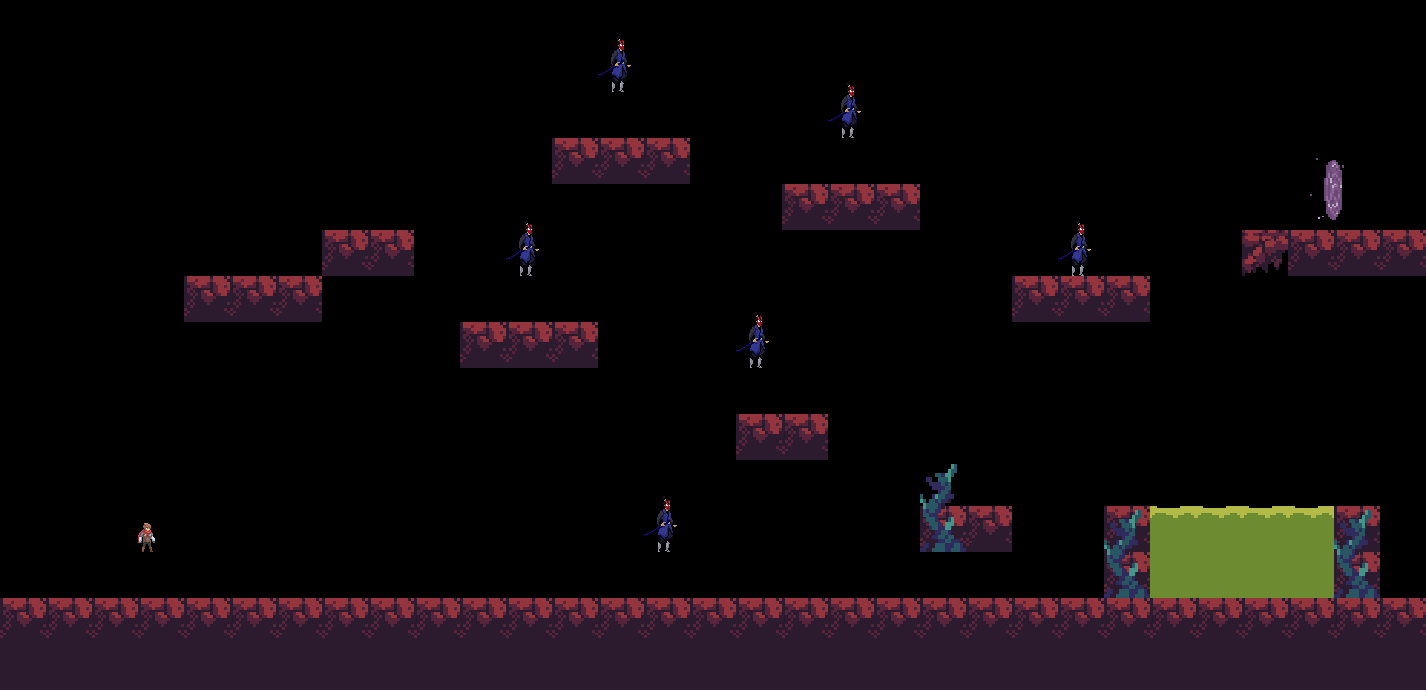

A 2D game scene composited from a Tiled map and its tileset images. What follows is a short description and the map's XML, with every tile layer's data as written:
An orthogonal 31x15 tile map with 46x46 px tiles, 2 tile layers (1, 2).

<map version="1.8" tiledversion="1.8.4" orientation="orthogonal" renderorder="right-down" width="31" height="15" tilewidth="46" tileheight="46" infinite="0" nextlayerid="3" nextobjectid="1">
 <editorsettings>
  <export target="../../../levels/3/.csv" format="csv" />
 </editorsettings>
 <tileset firstgid="1" source="../2/wasteland.tsx" />
 <layer id="1" name="1" width="31" height="15">
  <data encoding="csv">
0,0,0,0,0,0,0,0,0,0,0,0,0,0,0,0,0,0,0,0,0,0,0,0,0,0,0,0,0,0,0,
0,0,0,0,0,0,0,0,0,0,0,0,0,26,0,0,0,0,0,0,0,0,0,0,0,0,0,0,0,0,0,
0,0,0,0,0,0,0,0,0,0,0,0,0,0,0,0,0,0,26,0,0,0,0,0,0,0,0,0,0,0,0,
0,0,0,0,0,0,0,0,0,0,0,0,2,2,2,0,0,0,0,0,0,0,0,0,0,0,0,0,0,0,0,
0,0,0,0,0,0,0,0,0,0,0,0,0,0,0,0,0,2,2,2,0,0,0,0,0,0,0,0,31,0,0,
0,0,0,0,0,0,0,2,2,0,0,26,0,0,0,0,0,0,0,0,0,0,0,26,0,0,0,23,2,2,2,
0,0,0,0,2,2,2,0,0,0,0,0,0,0,0,0,0,0,0,0,0,0,2,2,2,0,0,0,0,0,0,
0,0,0,0,0,0,0,0,0,0,2,2,2,0,0,0,26,0,0,0,0,0,0,0,0,0,0,0,0,0,0,
0,0,0,0,0,0,0,0,0,0,0,0,0,0,0,0,0,0,0,0,0,0,0,0,0,0,0,0,0,0,0,
0,0,0,0,0,0,0,0,0,0,0,0,0,0,0,0,2,2,0,0,0,0,0,0,0,0,0,0,0,0,0,
0,0,0,0,0,0,0,0,0,0,0,0,0,0,0,0,0,0,0,0,0,0,0,0,0,0,0,0,0,0,0,
0,0,0,25,0,0,0,0,0,0,0,0,0,0,26,0,0,0,0,0,2,2,0,0,2,27,27,27,27,2,0,
0,0,0,0,0,0,0,0,0,0,0,0,0,0,0,0,0,0,0,0,0,0,0,0,2,28,28,28,28,2,0,
20,20,20,20,20,20,20,20,20,20,20,20,20,20,20,20,20,20,20,20,20,20,20,20,20,20,20,20,20,20,20,
5,5,5,5,5,5,5,5,5,5,5,5,5,5,5,5,5,5,5,5,5,5,5,5,5,5,5,5,5,5,5
</data>
 </layer>
 <layer id="2" name="2" width="31" height="15">
  <data encoding="csv">
0,0,0,0,0,0,0,0,0,0,0,0,0,0,0,0,0,0,0,0,0,0,0,0,0,0,0,0,0,0,0,
0,0,0,0,0,0,0,0,0,0,0,0,0,0,0,0,0,0,0,0,0,0,0,0,0,0,0,0,0,0,0,
0,0,0,0,0,0,0,0,0,0,0,0,0,0,0,0,0,0,0,0,0,0,0,0,0,0,0,0,0,0,0,
0,0,0,0,0,0,0,0,0,0,0,0,0,0,0,0,0,0,0,0,0,0,0,0,0,0,0,0,0,0,0,
0,0,0,0,0,0,0,0,0,0,0,0,0,0,0,0,0,0,0,0,0,0,0,0,0,0,0,0,0,0,0,
0,0,0,0,0,0,0,0,0,0,0,0,0,0,0,0,0,0,0,0,0,0,0,0,0,0,0,0,0,0,0,
0,0,0,0,0,0,0,0,0,0,0,0,0,0,0,0,0,0,0,0,0,0,0,0,0,0,0,0,0,0,0,
0,0,0,0,0,0,0,0,0,0,0,0,0,0,0,0,0,0,0,0,0,0,0,0,0,0,0,0,0,0,0,
0,0,0,0,0,0,0,0,0,0,0,0,0,0,0,0,0,0,0,0,0,0,0,0,0,0,0,0,0,0,0,
0,0,0,0,0,0,0,0,0,0,0,0,0,0,0,0,0,0,0,0,0,0,0,0,0,0,0,0,0,0,0,
0,0,0,0,0,0,0,0,0,0,0,0,0,0,0,0,0,0,0,0,0,0,0,0,0,0,0,0,0,0,0,
0,0,0,0,0,0,0,0,0,0,0,0,0,0,0,0,0,0,0,0,22,0,0,0,0,0,0,0,0,0,0,
0,0,0,0,0,0,0,0,0,0,0,0,0,0,0,0,0,0,0,0,0,0,0,0,22,0,0,0,0,22,0,
0,0,0,0,0,0,0,0,0,0,0,0,0,0,0,0,0,0,0,0,0,0,0,0,0,0,0,0,0,0,0,
0,0,0,0,0,0,0,0,0,0,0,0,0,0,0,0,0,0,0,0,0,0,0,0,0,0,0,0,0,0,0
</data>
 </layer>
</map>
